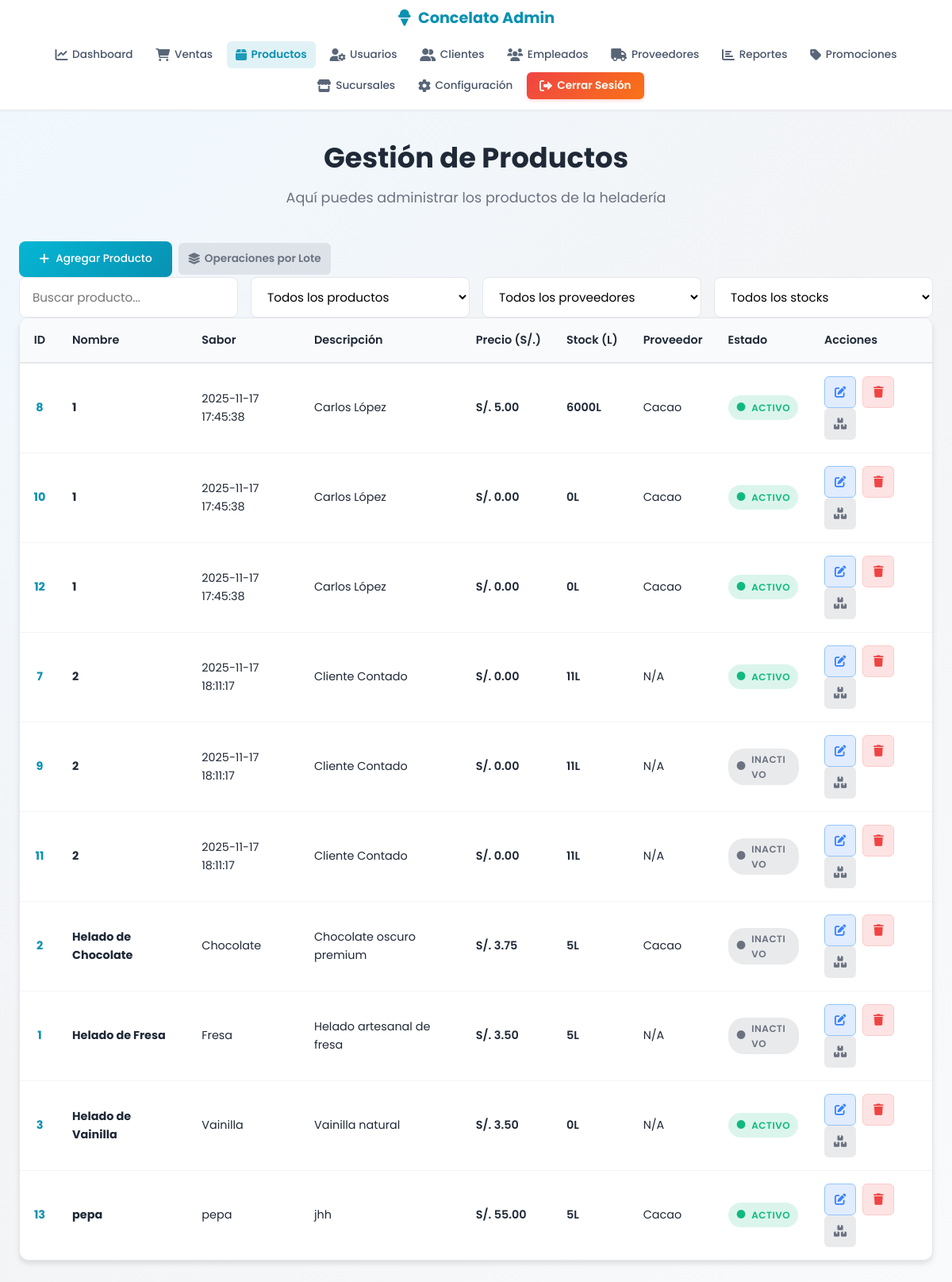
Screenshot of /paginas/admin/productos.php (signed in) with the database file from the repository.
### tables this page shows
CREATE TABLE `productos` (
  `id_producto` int(11) NOT NULL AUTO_INCREMENT,
  `nombre` varchar(120) NOT NULL,
  `sabor` varchar(60) NOT NULL,
  `descripcion` text DEFAULT NULL,
  `precio` decimal(10,2) NOT NULL CHECK (`precio` >= 0),
  `stock` int(11) NOT NULL DEFAULT 0 CHECK (`stock` >= 0),
  `id_proveedor` int(11) DEFAULT NULL,
  `fecha_registro` date DEFAULT curdate(),
  `activo` tinyint(1) NOT NULL DEFAULT 1,
  PRIMARY KEY (`id_producto`),
  KEY `idx_sabor` (`sabor`),
  KEY `idx_stock` (`stock`),
  KEY `id_proveedor` (`id_proveedor`),
  KEY `idx_productos_activo` (`activo`),
  CONSTRAINT `productos_ibfk_1` FOREIGN KEY (`id_proveedor`) REFERENCES `proveedores` (`id_proveedor`) ON DELETE SET NULL ON UPDATE CASCADE
);

CREATE TABLE `proveedores` (
  `id_proveedor` int(11) NOT NULL AUTO_INCREMENT,
  `empresa` varchar(100) NOT NULL,
  `contacto` varchar(80) NOT NULL,
  `telefono` varchar(30) NOT NULL,
  `correo` varchar(150) DEFAULT NULL,
  `direccion` varchar(200) DEFAULT NULL,
  `fecha_registro` timestamp NOT NULL DEFAULT current_timestamp(),
  PRIMARY KEY (`id_proveedor`)
);

### paginas/admin/productos.php (the view, shortened to what this page needs)
<?php
include_once($_SERVER['DOCUMENT_ROOT'] . '/heladeriacg/conexion/clientes_db.php');
$stmt_productos = $pdo->prepare("
    SELECT p.id_producto, p.nombre, p.sabor, p.descripcion, p.precio, p.stock, p.id_proveedor, p.activo, p.fecha_registro, pr.empresa as proveedor_nombre
    FROM productos p
    LEFT JOIN proveedores pr ON p.id_proveedor = pr.id_proveedor
    ORDER BY p.nombre
");
$stmt_productos->execute();
$productos = $stmt_productos->fetchAll(PDO::FETCH_ASSOC);
?>
<!DOCTYPE html>
<html lang="es">
<head>
    <link rel="stylesheet" href="../../css/admin/estilos_admin.css">
    <link rel="stylesheet" href="../../css/admin/modal.css">
    <link rel="stylesheet" href="../../css/admin/navbar.css">
    <link rel="stylesheet" href="../../css/admin/productos.css">
    <link rel="stylesheet" href="https://cdnjs.cloudflare.com/ajax/libs/font-awesome/6.0.0/css/all.min.css">
</head>
<body>
    <?php include 'includes/navbar.php'; ?>
    <div class="admin-container">
        <main class="admin-main">
            <div class="welcome-section">
                <h1>Gestión de Productos</h1>
                <p>Aquí puedes administrar los productos de la heladería</p>
            </div>
            <div class="productos-actions">
                <div class="action-buttons">
                    <button class="action-btn primary" onclick="showForm('crear')">
                        <i class="fas fa-plus"></i> Agregar Producto
                    </button>
                    <button class="action-btn secondary" onclick="location.href='operaciones_lote.php'">
                        <i class="fas fa-layer-group"></i> Operaciones por Lote
                    </button>
                </div>
                <div class="search-filter">
                    <input type="text" id="searchProducto" placeholder="Buscar producto..." onkeyup="searchProductos()">
                    <select id="filterStatus" onchange="filterProductos()">
                        <option value="">Todos los productos</option>
                    </select>
                    <select id="filterProveedor" onchange="filterProductos()">
                        <option value="">Todos los proveedores</option>
                    </select>
                    <select id="filterStock" onchange="filterProductos()">
                        <option value="">Todos los stocks</option>
                    </select>
                </div>
            </div>
            <div class="table-container">
                <table id="tablaProductos" class="productos-table" role="table">
                    <thead>
                        <tr role="row">
                            <th role="columnheader">ID</th>
                            <th role="columnheader">Nombre</th>
                            <th role="columnheader">Sabor</th>
                            <th role="columnheader">Descripción</th>
                            <th role="columnheader">Precio (S/.)</th>
                            <th role="columnheader">Stock (L)</th>
                            <th role="columnheader">Proveedor</th>
                            <th role="columnheader">Estado</th>
                            <th role="columnheader" aria-label="Acciones">Acciones</th>
                        </tr>
                    </thead>
                    <tbody>
                        <?php foreach ($productos as $producto):
                            $stockCategory = 'medio';
                            $stock = isset($producto['stock']) ? floatval($producto['stock']) : 0;
                            if ($stock < 10) $stockCategory = 'bajo';
                            elseif ($stock > 30) $stockCategory = 'alto';
                            $idProveedor = isset($producto['id_proveedor']) ? $producto['id_proveedor'] : '';
                            $activo = isset($producto['activo']) ? $producto['activo'] : 0;
                        ?>
                        <tr role="row" tabindex="0"
                            data-status="<?php echo htmlspecialchars($activo); ?>"
                            data-proveedor="<?php echo htmlspecialchars($idProveedor); ?>"
                            data-stock="<?php echo htmlspecialchars($stockCategory); ?>"
                            data-id="<?php echo htmlspecialchars($producto['id_producto']); ?>">
                            <td data-label="ID"><?php echo htmlspecialchars($producto['id_producto']); ?></td>
                            <td data-label="Nombre"><strong><?php echo htmlspecialchars($producto['nombre']); ?></strong></td>
                            <td data-label="Sabor"><?php echo htmlspecialchars($producto['sabor']); ?></td>
                            <td data-label="Descripción"><?php echo htmlspecialchars(isset($producto['descripcion']) && $producto['descripcion'] ? (strlen($producto['descripcion']) > 50 ? substr($producto['descripcion'], 0, 50) . '...' : $producto['descripcion']) : 'N/A'); ?></td>
                            <td data-label="Precio">S/. <?php echo number_format(floatval($producto['precio']), 2); ?></td>
                            <td data-label="Stock"><?php echo htmlspecialchars($producto['stock']); ?>L</td>
                            <td data-label="Proveedor"><?php echo htmlspecialchars(isset($producto['proveedor_nombre']) && $producto['proveedor_nombre'] ? $producto['proveedor_nombre'] : 'N/A'); ?></td>
                            <td data-label="Estado">
                                <span class="status-badge <?php echo $producto['activo'] ? 'active' : 'inactive'; ?>">
                                    <?php echo $producto['activo'] ? 'Activo' : 'Inactivo'; ?>
                                </span>
                            </td>
                            <td data-label="Acciones">
                                <button
                                    class="action-btn edit"
                                    onclick="editarProducto(<?php echo $producto['id_producto']; ?>)"
                                    aria-label="Editar producto <?php echo htmlspecialchars($producto['nombre']); ?>">
                                    <i class="fas fa-edit"></i>
                                </button>
                                <button
                                    class="action-btn delete"
                                    onclick="confirmarEliminar(<?php echo $producto['id_producto']; ?>, '<?php echo addslashes(htmlspecialchars($producto['nombre'])); ?>')"
                                    aria-label="Desactivar producto <?php echo htmlspecialchars($producto['nombre']); ?>">
                                    <i class="fas fa-trash"></i>
                                </button>
                                <button
                                    class="action-btn secondary"
                                    onclick="actualizarStock(<?php echo $producto['id_producto']; ?>, <?php echo $producto['stock']; ?>)"
                                    aria-label="Actualizar stock de <?php echo htmlspecialchars($producto['nombre']); ?>">
                                    <i class="fas fa-boxes"></i>
                                </button>
                            </td>
                        </tr>
                        <?php endforeach; ?>
                    </tbody>
                </table>
            </div>
        </main>
    </div>
</body>
</html>

### css/admin/estilos_admin.css (style rules this page uses)
* { margin: 0; padding: 0; box-sizing: border-box; font-family: 'Poppins', -apple-system, BlinkMacSystemFont, 'Segoe UI', sans-serif; word-wrap: break-word; overflow-wrap: break-word; }
html { scroll-behavior: smooth; --spacing-xs: 4px; --spacing-sm: 8px; --spacing-md: 16px; --spacing-lg: 24px; --spacing-xl: 32px; --font-size-xs: 12px; --font-size-sm: 14px; --font-size-base: 16px; --font-size-lg: 18px; --font-size-xl: 21px; --font-size-2xl: 26px; --font-size-3xl: 32px; --border-radius-sm: 6px; --border-radius-md: 8px; --border-radius-lg: 12px; --border-radius-xl: 20px; --transition-fast: 100ms ease-out; --transition-normal: 200ms ease-out; --transition-slow: 300ms ease-out; }
body { background: linear-gradient(135deg, #f0f9ff 0%, #f3f4f6 50%, #f9fafb 100%); color: #1f2937; min-height: 100vh; line-height: 1.6; font-size: var(--font-size-base); }
.admin-container { display: flex; flex-direction: column; min-height: 100vh; }
.admin-main { flex: 1; max-width: 1400px; margin: 2rem auto; padding: 0 1.5rem; width: 100%; }
.welcome-section { text-align: center; margin-bottom: 2.5rem; }
.welcome-section h1 { font-size: clamp(1.8rem, 5vw, 2.5rem); color: #1f2937; margin-bottom: 0.5rem; font-weight: 700; }
.welcome-section p { font-size: clamp(1rem, 2vw, 1.1rem); color: #6b7280; }
.action-btn { background: linear-gradient(135deg, #06b6d4 0%, #0891b2 100%); color: white; border: none; padding: 0.7rem 1.5rem; border-radius: 8px; cursor: pointer; font-weight: 500; font-size: 0.9rem; transition: all 0.3s; white-space: nowrap; display: inline-flex; align-items: center; gap: 0.5rem; }
.table-container { background: white; border: 1px solid rgba(229, 231, 235, 0.8); border-radius: var(--border-radius-lg); overflow: auto; box-shadow: 0 1px 3px rgba(0, 0, 0, 0.05); margin-bottom: 2rem; }
.table-container table { width: 100%; border-collapse: collapse; font-size: var(--font-size-base); }
.table-container table thead { background: #f9fafb; border-bottom: 2px solid #e5e7eb; position: sticky; top: 0; }
.table-container table th { padding: 1rem; text-align: left; font-weight: 600; color: #1f2937; font-size: var(--font-size-base); white-space: nowrap; word-break: break-word; vertical-align: middle; }
.table-container table td { padding: 1rem; border-bottom: 1px solid #f3f4f6; color: #4b5563; font-size: var(--font-size-base); word-break: break-word; overflow-wrap: break-word; vertical-align: middle; }
.table-container table tbody tr { transition: background-color var(--transition-fast); }
.table-container table tbody tr:last-child td { border-bottom: none; }
.search-filter { display: flex; gap: 1rem; align-items: center; flex-wrap: wrap; flex: 1; min-width: 250px; }
.search-filter input, .search-filter select { padding: 0.8rem 1rem; border: 1px solid #e5e7eb; border-radius: 8px; font-size: 0.95rem; background: white; transition: all 0.3s; flex: 1; min-width: 200px; }
.action-btn.primary { background: linear-gradient(135deg, #06b6d4 0%, #0891b2 100%); color: white; padding: 0.8rem 1.6rem; border: none; border-radius: 8px; cursor: pointer; font-weight: 500; transition: all 0.3s; display: inline-flex; align-items: center; gap: 0.5rem; white-space: nowrap; }
.action-btn { padding: 0.5rem 0.8rem; border: none; border-radius: var(--border-radius-sm); cursor: pointer; font-size: var(--font-size-sm); transition: all var(--transition-fast); display: inline-flex; align-items: center; justify-content: center; gap: 4px; min-width: 40px; min-height: 40px; font-family: inherit; }
.action-btn.edit { background: #dbeafe; color: #1e40af; border: 1px solid #93c5fd; }
.action-btn.delete { background: #fee2e2; color: #991b1b; border: 1px solid #fecaca; }
.action-btn.primary { background: linear-gradient(135deg, #06b6d4 0%, #0891b2 100%); color: white; padding: 0.8rem 1.6rem; border: none; border-radius: var(--border-radius-md); min-height: 44px; }
@media (max-width: 1200px) { .welcome-section h1 { font-size: clamp(1.6rem, 4vw, 2.2rem); } }

### css/admin/modal.css (style rules this page uses)
:root { --spacing-xs: 4px; --spacing-sm: 8px; --spacing-md: 16px; --spacing-lg: 24px; --spacing-xl: 32px; --transition-fast: 100ms ease-out; --transition-normal: 200ms ease-out; --transition-slow: 300ms ease-out; }

### rows the page displays
productos: id_producto "8", nombre "1", sabor "2025-11-17 17:45:38", descripcion "Carlos López", precio "5.00", stock "6000", id_proveedor.empresa "Cacao", activo "ACTIVO"
productos: id_producto "10", nombre "1", sabor "2025-11-17 17:45:38", descripcion "Carlos López", precio "0.00", stock "0", id_proveedor.empresa "Cacao", activo "ACTIVO"
productos: id_producto "12", nombre "1", sabor "2025-11-17 17:45:38", descripcion "Carlos López", precio "0.00", stock "0", id_proveedor.empresa "Cacao", activo "ACTIVO"
productos: id_producto "7", nombre "2", sabor "2025-11-17 18:11:17", descripcion "Cliente Contado", precio "0.00", stock "11", proveedor_nombre "N/A", activo "ACTIVO"
productos: id_producto "9", nombre "2", sabor "2025-11-17 18:11:17", descripcion "Cliente Contado", precio "0.00", stock "11", proveedor_nombre "N/A", activo "INACTIVO"
productos: id_producto "11", nombre "2", sabor "2025-11-17 18:11:17", descripcion "Cliente Contado", precio "0.00", stock "11", proveedor_nombre "N/A", activo "INACTIVO"
productos: id_producto "2", nombre "Helado de Chocolate", sabor "Chocolate", descripcion "Chocolate oscuro premium", precio "3.75", stock "5", id_proveedor.empresa "Cacao", activo "INACTIVO"
productos: id_producto "1", nombre "Helado de Fresa", sabor "Fresa", descripcion "Helado artesanal de fresa", precio "3.50", stock "5", proveedor_nombre "N/A", activo "INACTIVO"
productos: id_producto "3", nombre "Helado de Vainilla", sabor "Vainilla", descripcion "Vainilla natural", precio "3.50", stock "0", proveedor_nombre "N/A", activo "ACTIVO"
productos: id_producto "13", nombre "pepa", sabor "pepa", descripcion "jhh", precio "55.00", stock "5", id_proveedor.empresa "Cacao", activo "ACTIVO"
